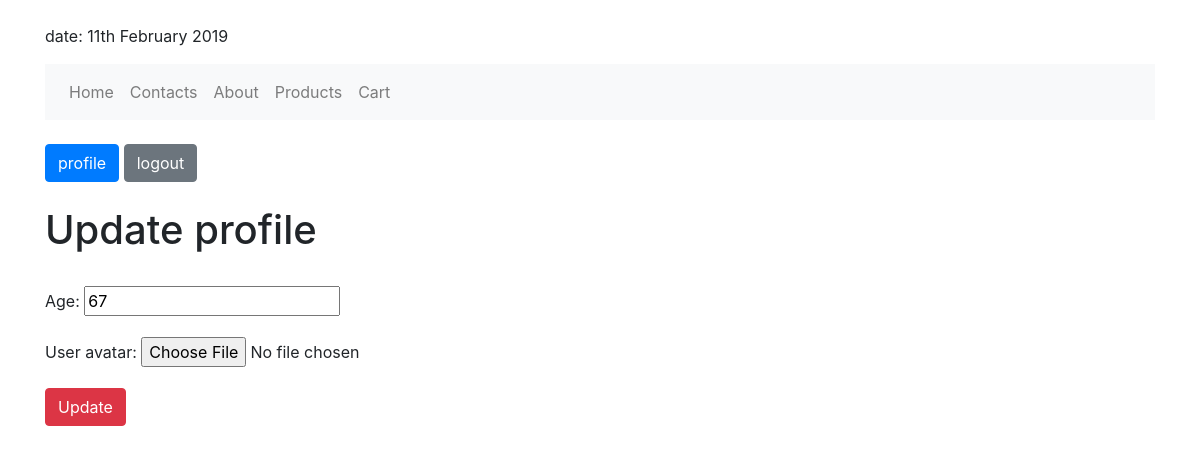
/accounts/update-profile/ (signed in), run on an earlier commit of the app's database.
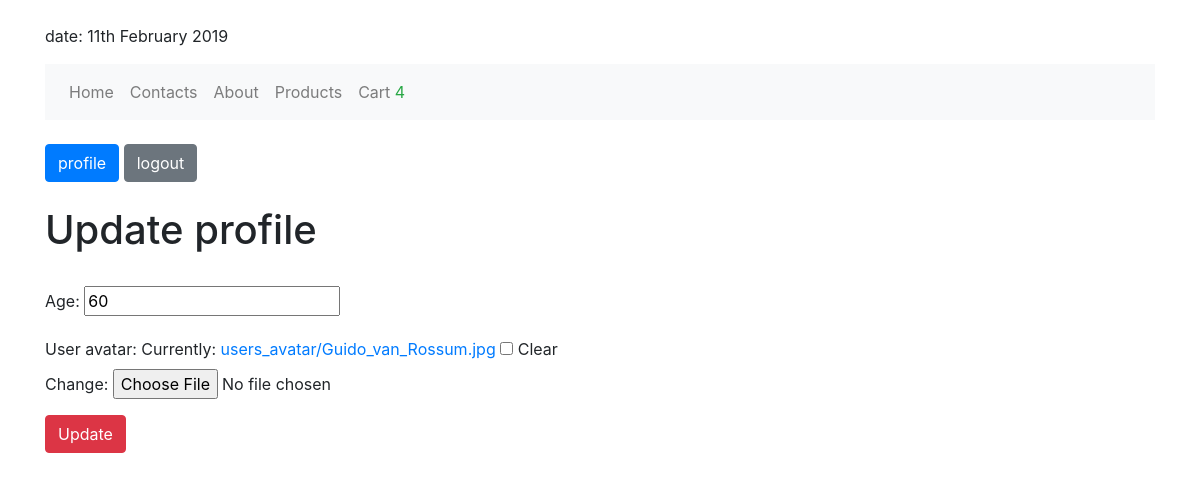
And on a later commit of the database.
### accounts/models.py (models this page shows, shortened)
class Profile(models.Model):
    user = models.OneToOneField(User, on_delete=models.CASCADE)
    age = models.PositiveIntegerField(
        blank=True,
        null=True,
    )
    user_avatar = models.ImageField(
        upload_to='users_avatar/',
        blank=True,
        null=True,
    )

### accounts/views.py (the view)
# urls.py: path('update-profile/', profile_update_view, name='profile_update')
def profile_update_view(request):
    user_id = request.user.id
    instance = get_object_or_404(Profile, user_id=user_id)
    form = EditProfile(instance=instance)
    if request.method == 'POST':
        form = EditProfile(request.POST, request.FILES, instance=instance)
        if form.is_valid():
            form.save()
            return redirect('accounts:profile')
    context = {
        'form': form
    }
    return render(request, 'accounts/update_profile.html', context)

### accounts/forms.py
class EditProfile(forms.ModelForm):
    class Meta:
        model = Profile
        fields = [
            'age',
            'user_avatar'
        ]

### shopping_cart/context_processors.py (called while the page is built)
def cart_processor(request):
    if request.user.is_authenticated:
        user_cart = ShoppingCart.objects.filter(user=request.user)
        total_quantity = 0
        for order in user_cart:
            total_quantity += order.quantity
        return {'total_quantity': total_quantity}
    else:
        return {'total_quantity': 0}

### accounts/templates/accounts/update_profile.html (shortened to what this page needs)
{% extends 'base.html' %}
{% block content %}
    <h1>Update profile</h1>
    <br>
    <form method="post" enctype="multipart/form-data">
        {{ form.as_p }}
        <button class="btn btn-danger" type="submit">
            Update
        </button>
    </form>
{% endblock %}

What changed in the data, as far as the page shows it:
now on this page (row edited): Profile: age "60"
Also different on the page:
{{ total_quantity }}: (not shown) → "4"
form field as_p: (not shown) → "☐"
form field age: "67" → (not shown)
text no longer shown: "Age: User avatar:"
text now shown: "Age: User avatar: Currently: users_avatar/Guido_van_Rossum.jpg Clear Change:"
